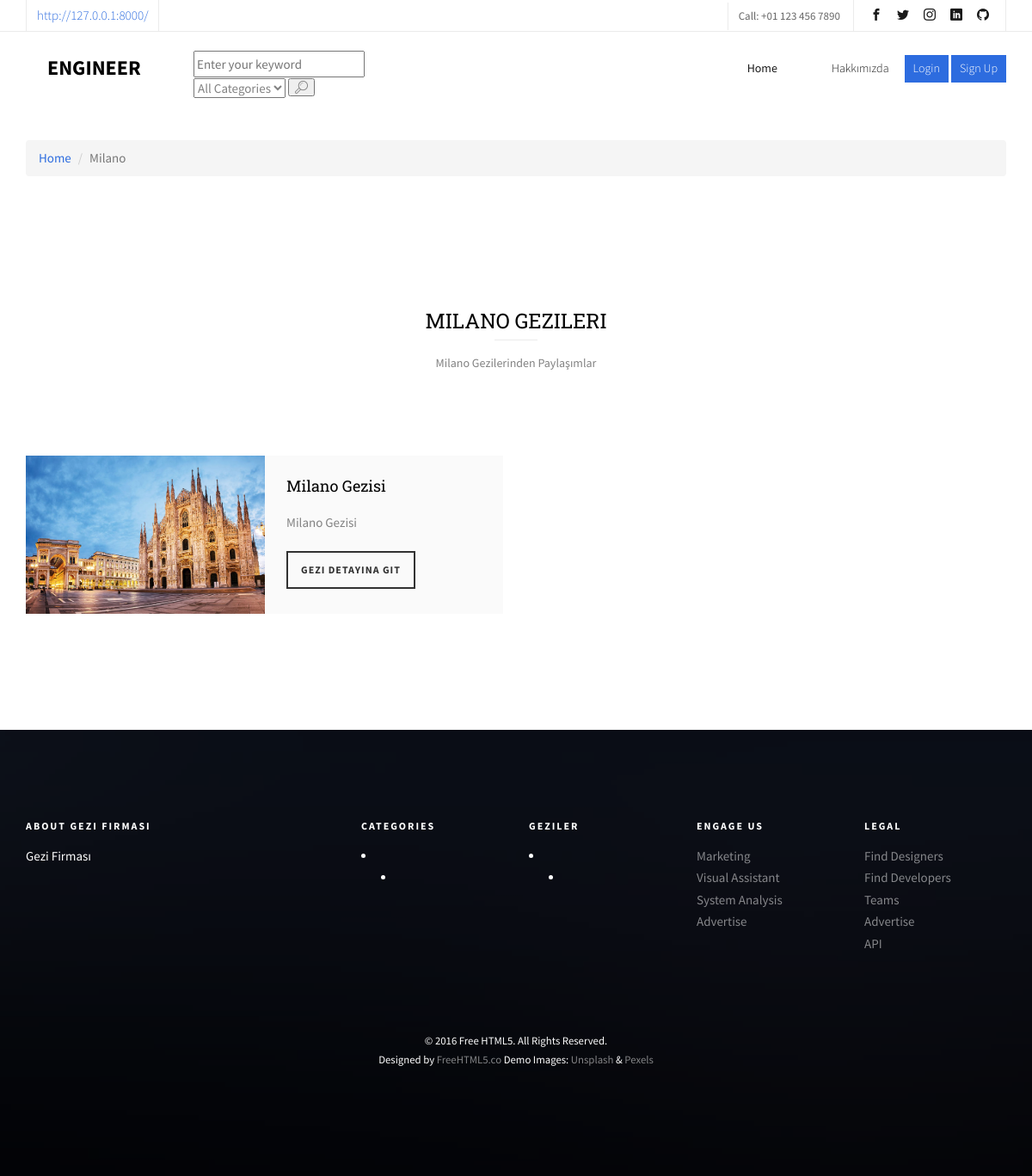
/category/6/italy-milano-city, run on an earlier commit of the app's database.
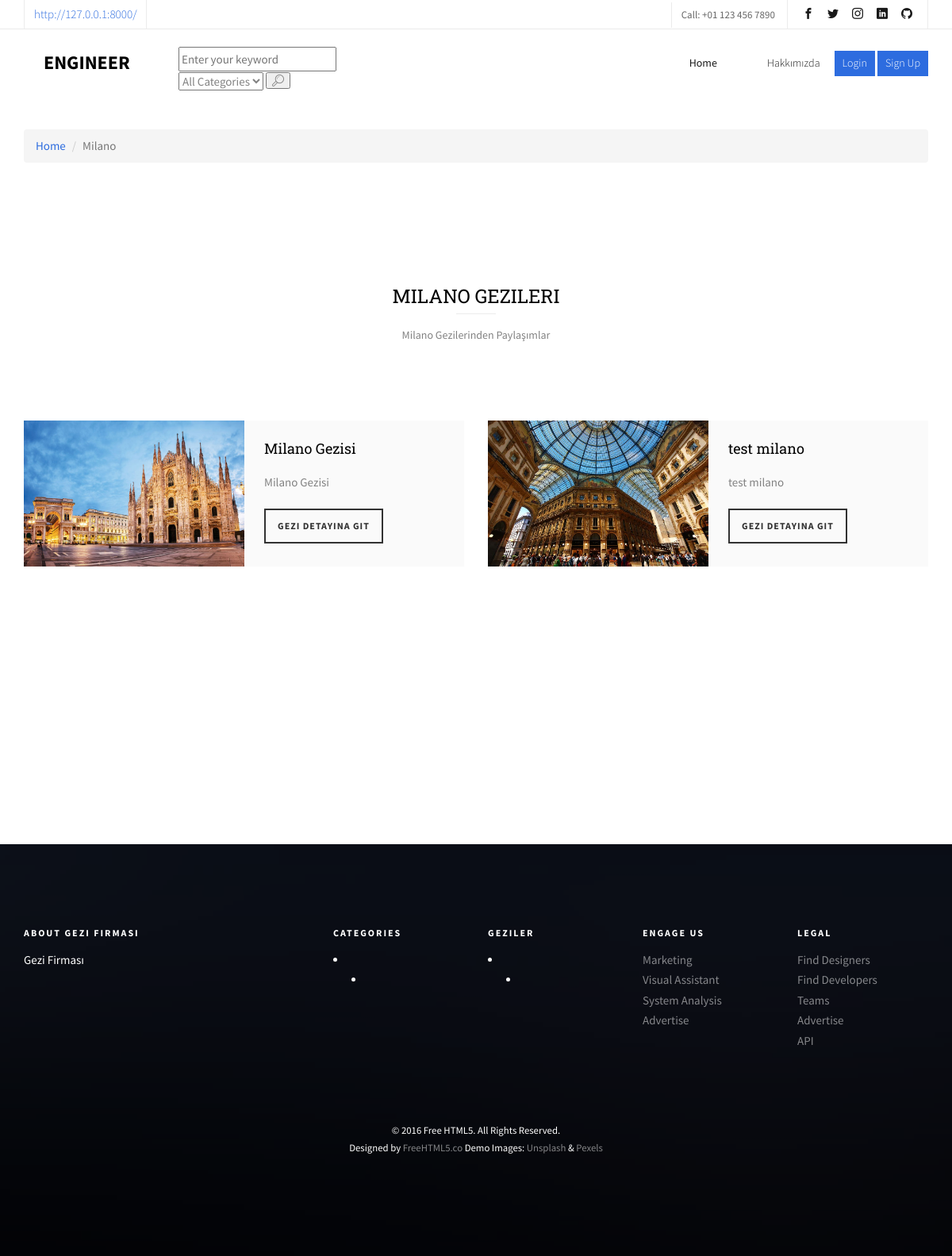
And on a later commit of the database.
### content/models.py (models this page shows, shortened)
class Content(models.Model):
    STATUS = (
        ('True', 'Evet'),
        ('False', 'Hayır'),
    )
    category = models.ForeignKey(Category, on_delete=models.CASCADE)
    title = models.CharField(max_length=150)
    keywords = models.CharField(blank=True, max_length=255)
    description = models.CharField(blank=True, max_length=255)
    image = models.ImageField(blank=True, upload_to='images/')
    detail = RichTextUploadingField()
    slug = models.SlugField(null=False, unique=True)
    status = models.CharField(max_length=10, choices=STATUS)
    parent = models.ForeignKey('self', blank=True, null=True, related_name='children', on_delete=models.CASCADE)
    create_at = models.DateTimeField(auto_now_add=True)
    update_at = models.DateTimeField(auto_now=True)
    def get_image_tag(self):
        if self.image:
            return mark_safe('<img src="{}" height="50"/>'.format(self.image.url))
    get_image_tag.short_description = 'Image'

### home/views.py (the view)
# urls.py: path('category/<int:id>/<slug:slug>', views.category_contents, name='category_contents'),
def category_contents(request, id, slug):
    category = Category.objects.all()
    category_data = Category.objects.get(pk=id)
    contents = Content.objects.filter(category_id=id, status='True')
    context = {'contents': contents,
               'category': category,
               'category_data': category_data}
    return render(request, 'geziler.html', context)

### home/context_processors.py (called while the page is built)
def category(request):
    return {
        'category': Category.objects.all(),
        'settings': Settings.objects.get(pk=1),
        'content': Content.objects.all()
    }

### home/templates/geziler.html (shortened to what this page needs)
{% extends "homebase.html" %}
{% block content %}
    <div id="breadcrumb">
        <div class="container">
            <ul class="breadcrumb">
                <li><a href="/">Home</a></li>
                <li class="active">{{ category_data.title }}</li>
            </ul>
        </div>
    </div>&emsp;
    <div id="fh5co-course">
		<div class="container">
			<div class="row animate-box">
				<div class="col-md-6 col-md-offset-3 text-center fh5co-heading">
					<h2>{{ category_data.title }} Gezileri</h2>
					<p>{{ category_data.title }} Gezilerinden Paylaşımlar</p>
				</div>
			</div>
			<div class="row">
                {% for rs in contents %}
				    <div class="col-md-6 animate-box">
					<div class="course">
						<a href="#" class="course-img" style="background-image: url({{rs.image.url}});">
						</a>
						<div class="desc">
							<h3><a href="#">{{ rs.title }}</a></h3>
							<p> {{ rs.description }} </p>
							<span><a href="/content/{{ rs.id }}/{{ rs.slug }}" class="btn btn-primary btn-sm btn-course">Gezi Detayına Git</a></span>
						</div>
					</div>
				</div>
                {% endfor %}
			</div>
		</div>
	</div>
{% endblock %}

What changed in the data, as far as the page shows it:
added Content: image (picture), title "test milano", description "test milano"
